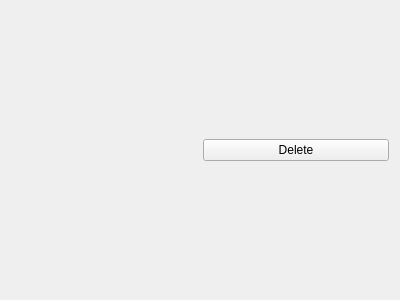
<?xml version="1.0" encoding="UTF-8"?>
<ui version="4.0">
 <class>TraitView</class>
 <widget class="QWidget" name="TraitView">
  <property name="geometry">
   <rect>
    <x>0</x>
    <y>0</y>
    <width>400</width>
    <height>300</height>
   </rect>
  </property>
  <property name="windowTitle">
   <string>Form</string>
  </property>
  <layout class="QHBoxLayout" name="horizontalLayout">
   <item>
    <widget class="QLabel" name="lbl_trait">
     <property name="text">
      <string/>
     </property>
    </widget>
   </item>
   <item>
    <widget class="QPushButton" name="btn_delete_trait">
     <property name="text">
      <string>Delete</string>
     </property>
    </widget>
   </item>
  </layout>
 </widget>
 <resources/>
 <connections/>
</ui>
